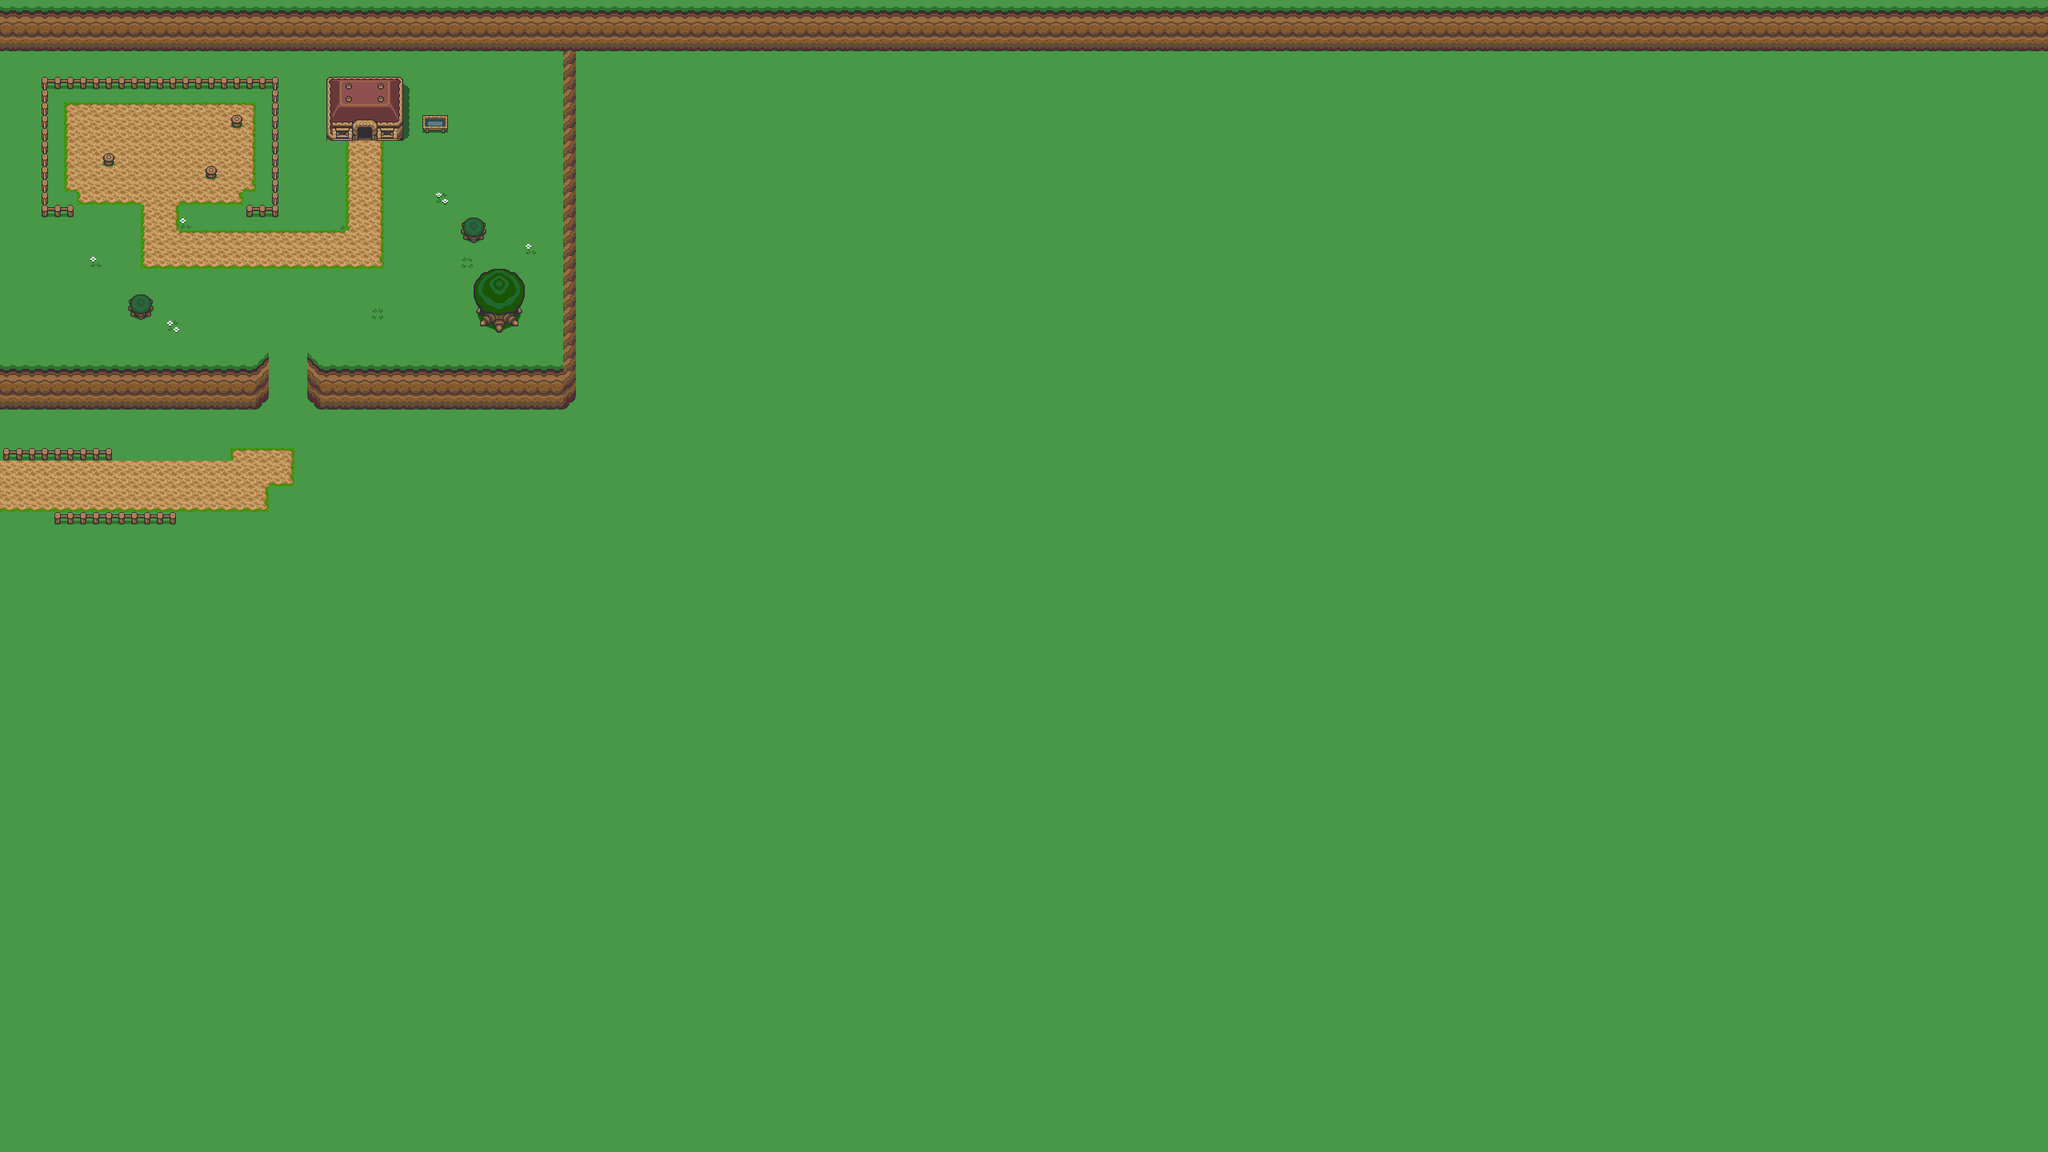

A level layout from a 2D game, rendered from its tile map. Below: a short description, then the map file with tile-grid data replaced by summaries:
An orthogonal 160x90 tile map with 16x16 px tiles, 2 tile layers (backgroundLayer, collisionLayer).

<map version="1.0" orientation="orthogonal" renderorder="right-down" width="160" height="90" tilewidth="16" tileheight="16" nextobjectid="17">
 <tileset firstgid="1" name="tileset" tilewidth="16" tileheight="16" tilecount="480" columns="30">
  <image source="../images/tilesheet.png" width="480" height="256" />
 </tileset>
 <layer name="backgroundLayer" width="160" height="90">
  <data>[14400 cells, 14398 non-empty, 17 distinct tile ids]</data>
 </layer>
 <layer name="collisionLayer" width="160" height="90">
  <data>[14400 cells, 966 non-empty, 82 distinct tile ids]</data>
 </layer>
 <objectgroup name="objectLayer" />
</map>